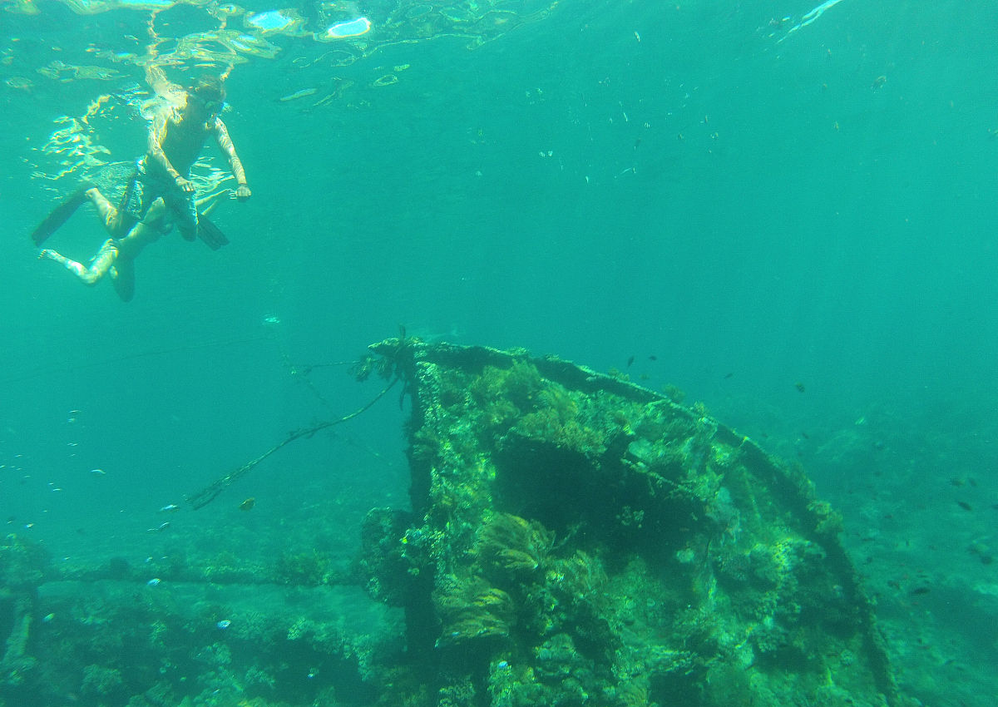
#> input picture python/image_044.png, 998 x 707 px, shrunk from 1200 x 850 before the run, found by its file name
$ python 4.py
#> lines starting #> are read from the running program, lines starting #| are printed output that depends on the picture; long printed decimals are rounded
from PIL import Image
import numpy as np

def rgb_to_lab(image):
    # 将 RGB 图像转换为 Lab 图像
    from skimage.color import rgb2lab
    return rgb2lab(image)

def get_color_cast_factor(image_path):
    # 读取图像
#> called with image_path = 'd:\\GitHub\\wxkk\\python\\image_044.png'
    image = Image.open(image_path)
#> image is the input picture: PIL image 998x707 RGB; mean R, G, B 21.6, 157.4, 135.7

    # 确保图像是 RGB 格式
    if image.mode != 'RGB':
        raise ValueError("Only Support RGB format Image.")

    # 将图像转换为 numpy 数组
    image_np = np.array(image)

    # 转换为 Lab 色彩空间
    lab_image = rgb_to_lab(image_np / 255.0)  # RGB to Lab, scale to [0, 1]
#> in rgb_to_lab, `return rgb2lab(image)`:
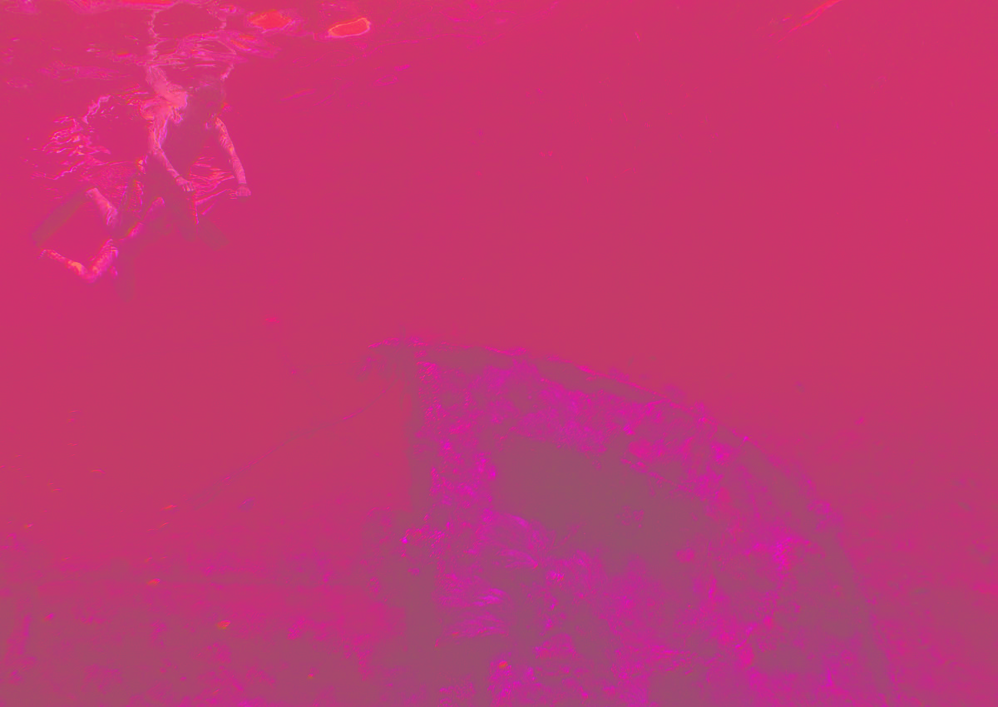
#> returned value: shape (707, 998, 3) float64; mean of channels 0, 1, 2 58.1, -38.3, 1.9; drawn with min black and max white

    # 获取 Lab 图像的 A 和 B 分量
    A = lab_image[:, :, 1]
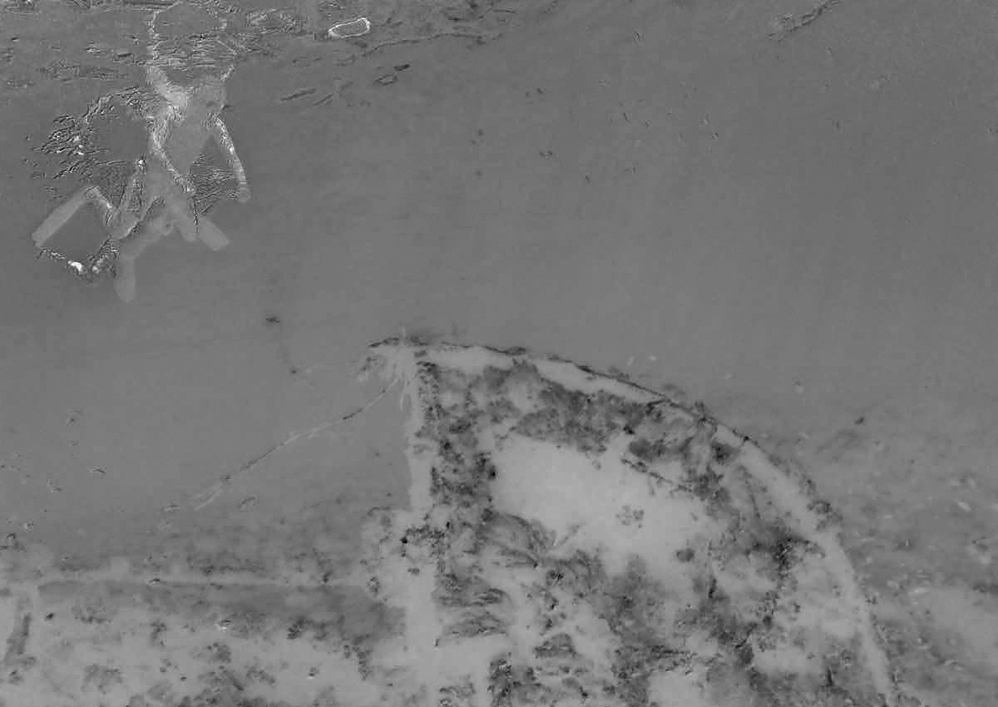
#> A: shape (707, 998) float64; min -77.27, max 6.42, mean -38.26; drawn with min black and max white
    B = lab_image[:, :, 2]
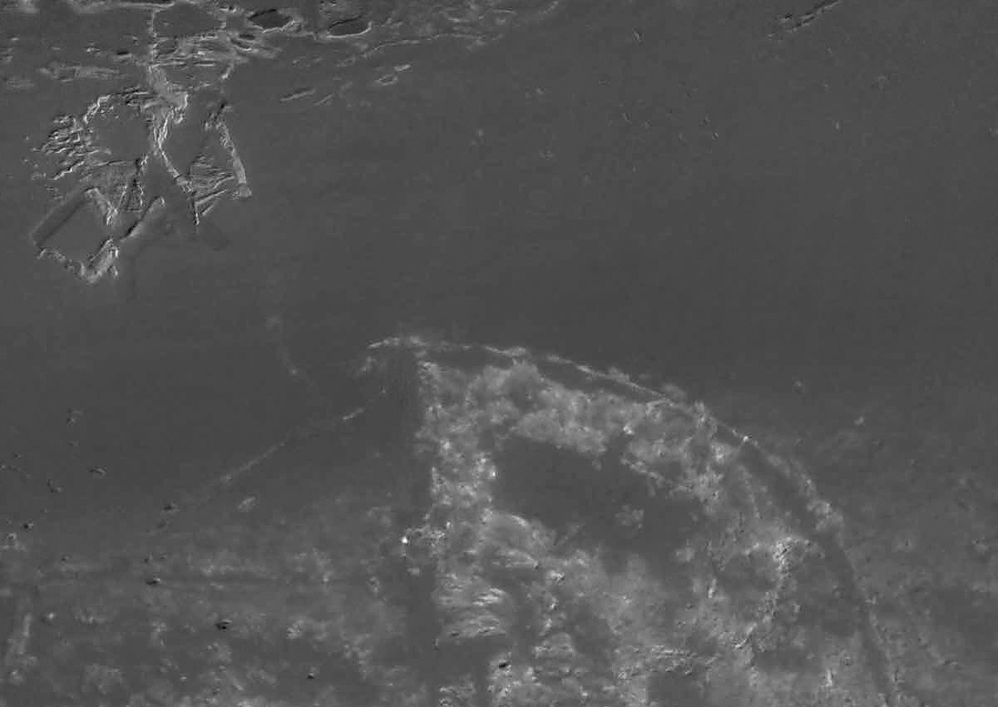
#> B: shape (707, 998) float64; min -37.84, max 82.3, mean 1.9; drawn with min black and max white

    # 计算 A 和 B 分量的直方图
    hist_A, _ = np.histogram(A, bins=256, range=(-128, 127))
#> hist_A = 256 values, max 84167 at index 87, min 0 at index 0, mean 2756.2
    hist_B, _ = np.histogram(B, bins=256, range=(-128, 127))
#> hist_B = 256 values, max 112132 at index 126, min 0 at index 0, mean 2756.2

    # 计算 A 和 B 分量的总和
    sum_A = np.sum(A)
#> sum_A = -26997142.5
    sum_B = np.sum(B)
#> sum_B = 1337379.7

    # 计算平均值
    avg_A = sum_A / (image.width * image.height) - 128  # A 需要归一化
#> avg_A = -166.3
    avg_B = sum_B / (image.width * image.height) - 128  # B 需要归一化
#> avg_B = -126.1

    # 计算方差
    msq_A = np.sum(np.abs(np.arange(256) - avg_A - 128) * hist_A) / (image.width * image.height)
#> msq_A = 127.9
    msq_B = np.sum(np.abs(np.arange(256) - avg_B - 128) * hist_B) / (image.width * image.height)
#> msq_B = 128

    # 计算 Color Cast Factor
    color_cast_factor = np.sqrt(avg_A ** 2 + avg_B ** 2) / np.sqrt(msq_A ** 2 + msq_B ** 2)
#> color_cast_factor = 1.15

    return color_cast_factor

# 测试代码
image_path = 'd:\GitHub\wxkk\python\image_044.png'  # 替换为实际图片路径
color_cast_factor = get_color_cast_factor(image_path)
#> color_cast_factor = 1.15
print(f"Color Cast Factor: {color_cast_factor}")
#| Color Cast Factor: 1.153

$ run again, with python/image_079.png copied over python/image_044.png
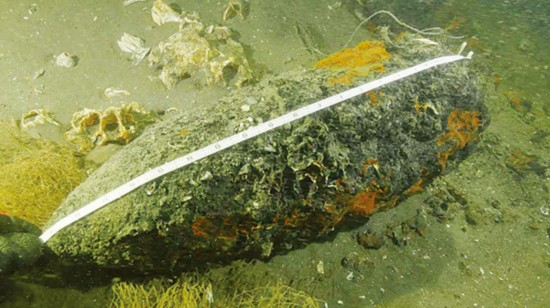
#> input picture python/image_079.png, 550 x 308 px, found by its file name
#> in get_color_cast_factor, image is the input picture: PIL image 550x308 RGB; mean R, G, B 128.3, 135.2, 78.8
#> in get_color_cast_factor, `A = lab_image[:, :, 1]`:
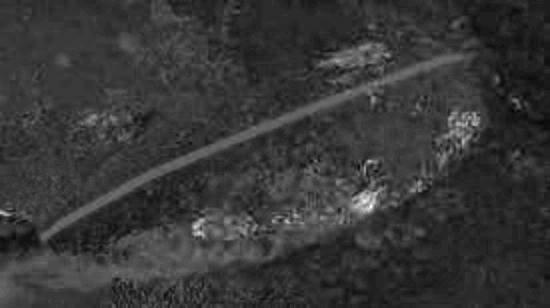
#> A: shape (308, 550) float64; min -23.58, max 31.92, mean -11.5; drawn with min black and max white
#> in get_color_cast_factor, `B = lab_image[:, :, 2]`:
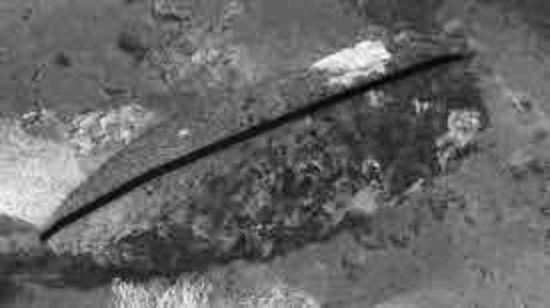
#> B: shape (308, 550) float64; min -2.52, max 75.33, mean 29; drawn with min black and max white
#> hist_A = 256 values, max 21524 at index 117, min 0 at index 0, mean 661.7
#> hist_B = 256 values, max 10496 at index 157, min 0 at index 0, mean 661.7
#> sum_A = -1941521.7
#> sum_B = 4915510.8
#> avg_A = -139.5
#> avg_B = -98.98
#> msq_A = 128
#> msq_B = 128.1
#> in get_color_cast_factor, `color_cast_factor = np.sqrt(avg_A ** 2 + avg_B ** 2) / np.sqrt(msq_A *..`: color_cast_factor = 0.944
#| Color Cast Factor: 0.9445

$ run again, with python/image.png copied over python/image_044.png
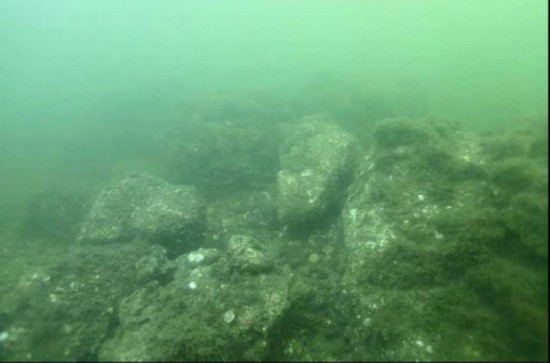
#> input picture python/image.png, 550 x 363 px, found by its file name
#> in get_color_cast_factor, image is the input picture: PIL image 550x363 RGB; mean R, G, B 101.4, 156.6, 112.2
#> in get_color_cast_factor, `A = lab_image[:, :, 1]`:
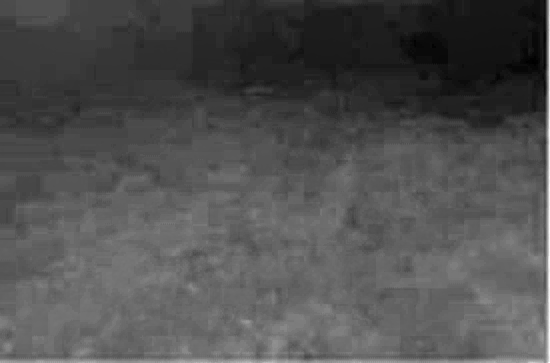
#> A: shape (363, 550) float64; min -39.73, max -1.2, mean -27.59; drawn with min black and max white
#> in get_color_cast_factor, `B = lab_image[:, :, 2]`:
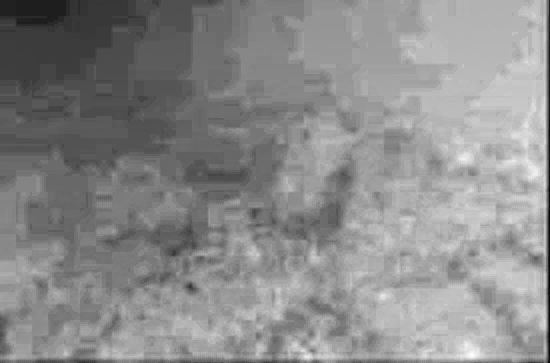
#> B: shape (363, 550) float64; min 0.859, max 31.91, mean 17.8; drawn with min black and max white
#> hist_A = 256 values, max 25459 at index 104, min 0 at index 0, mean 779.9
#> hist_B = 256 values, max 17943 at index 148, min 0 at index 0, mean 779.9
#> sum_A = -5507964.4
#> sum_B = 3555981.5
#> avg_A = -155.6
#> avg_B = -110.2
#> msq_A = 127.9
#> msq_B = 128.1
#> in get_color_cast_factor, `color_cast_factor = np.sqrt(avg_A ** 2 + avg_B ** 2) / np.sqrt(msq_A *..`: color_cast_factor = 1.05
#| Color Cast Factor: 1.053
